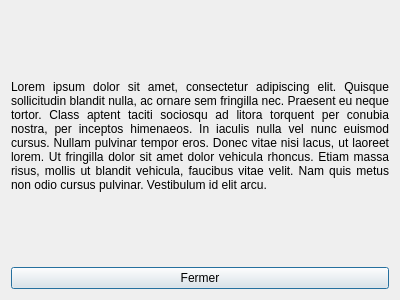
<?xml version="1.0" encoding="UTF-8"?>
<ui version="4.0">
 <class>about_dialog</class>
 <widget class="QDialog" name="about_dialog">
  <property name="geometry">
   <rect>
    <x>0</x>
    <y>0</y>
    <width>400</width>
    <height>300</height>
   </rect>
  </property>
  <property name="windowTitle">
   <string>A propos de ce logiciel</string>
  </property>
  <property name="windowIcon">
   <iconset resource="icons/icons.qrc">
    <normaloff>:/icons/player.png</normaloff>:/icons/player.png</iconset>
  </property>
  <layout class="QHBoxLayout" name="horizontalLayout">
   <item>
    <layout class="QVBoxLayout" name="verticalLayout">
     <item>
      <widget class="QLabel" name="about_label">
       <property name="text">
        <string>&lt;html&gt;&lt;head/&gt;&lt;body&gt;&lt;p align=&quot;justify&quot;&gt;Lorem ipsum dolor sit amet, consectetur adipiscing elit. Quisque sollicitudin blandit nulla, ac ornare sem fringilla nec. Praesent eu neque tortor. Class aptent taciti sociosqu ad litora torquent per conubia nostra, per inceptos himenaeos. In iaculis nulla vel nunc euismod cursus. Nullam pulvinar tempor eros. Donec vitae nisi lacus, ut laoreet lorem. Ut fringilla dolor sit amet dolor vehicula rhoncus. Etiam massa risus, mollis ut blandit vehicula, faucibus vitae velit. Nam quis metus non odio cursus pulvinar. Vestibulum id elit arcu.&lt;/p&gt;&lt;/body&gt;&lt;/html&gt;</string>
       </property>
       <property name="wordWrap">
        <bool>true</bool>
       </property>
      </widget>
     </item>
     <item>
      <widget class="QPushButton" name="action_close">
       <property name="text">
        <string>Fermer</string>
       </property>
      </widget>
     </item>
    </layout>
   </item>
  </layout>
 </widget>
 <resources>
  <include location="icons/icons.qrc"/>
 </resources>
 <connections>
  <connection>
   <sender>action_close</sender>
   <signal>clicked()</signal>
   <receiver>about_dialog</receiver>
   <slot>close()</slot>
   <hints>
    <hint type="sourcelabel">
     <x>199</x>
     <y>273</y>
    </hint>
    <hint type="destinationlabel">
     <x>199</x>
     <y>149</y>
    </hint>
   </hints>
  </connection>
 </connections>
</ui>
